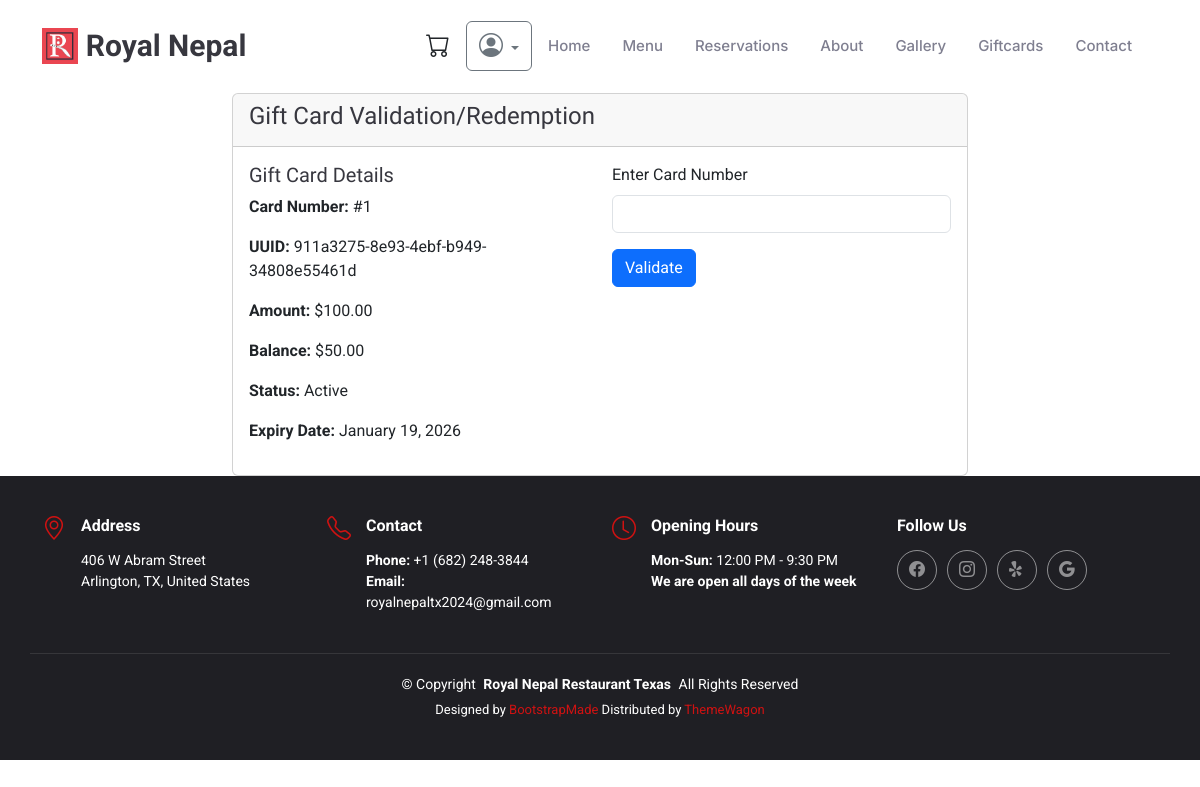
Screenshot of /giftcards/validate-redeem/1/ (signed in) with the database file from the repository.
### giftcards/models.py (models this page shows, shortened)
class GiftCard(models.Model):
    AMOUNT_CHOICES = [
        (Decimal('50.00'), '$50'),
        (Decimal('100.00'), '$100'),
        (Decimal('150.00'), '$150'),
        (Decimal('200.00'), '$200'),
        (Decimal('250.00'), '$250'),
    ]
    STATUS_CHOICES = [
        ('pending', 'Payment Pending'),
        ('active', 'Active'),
        ('redeemed', 'Fully Redeemed'),
        ('expired', 'Expired'),
        ('cancelled', 'Cancelled')
    ]
    card_number = models.PositiveIntegerField(unique=True)
    card_id = models.UUIDField(default=uuid.uuid4, unique=True, editable=False)
    purchaser = models.ForeignKey(
        User,
        on_delete=models.SET_NULL,
        null=True,
        related_name='purchased_giftcards_user'
    )
    amount = models.DecimalField(max_digits=10, decimal_places=2)
    balance = models.DecimalField(max_digits=10, decimal_places=2)
    recipient_name = models.CharField(max_length=100)
    recipient_email = models.EmailField()
    message = models.TextField(blank=True)
    status = models.CharField(max_length=20, choices=STATUS_CHOICES, default='pending')
    purchase_date = models.DateTimeField(auto_now_add=True)
    expiry_date = models.DateTimeField(null=True, blank=True)
    redeemed_by = models.ForeignKey(
        User,
        on_delete=models.SET_NULL,
        null=True,
        blank=True,
        related_name='redeemed_giftcards_user'
    )
    redeemed_date = models.DateTimeField(null=True, blank=True)
    class Meta:
        ordering = ['-purchase_date']

### giftcards/views.py (the view)
# urls.py: path('validate-redeem/<int:card_number>/', views.validate_redeem, name='validate_redeem'),
@login_required
def validate_redeem(request, card_number):
    giftcard = get_object_or_404(GiftCard, card_number=card_number)
    return render(request, 'giftcards/validate_redeem.html', {'giftcard': giftcard})

### giftcards/templates/giftcards/validate_redeem.html (shortened to what this page needs)
{% extends 'base.html' %}
{% load static %}
{% block content %}
<div class="container">
    <div class="row justify-content-center">
        <div class="col-md-8">
            <div class="card">
                <div class="card-header">
                    <h4>Gift Card Validation/Redemption</h4>
                </div>
                <div class="card-body">
                    <div class="row">
                        <div class="col-md-6">
                            <h5>Gift Card Details</h5>
                            <p><strong>Card Number:</strong> #{{ giftcard.card_number }}</p>
                            <p><strong>UUID:</strong> {{ giftcard.card_id }}</p>
                            <p><strong>Amount:</strong> ${{ giftcard.amount }}</p>
                            <p><strong>Balance:</strong> ${{ giftcard.balance }}</p>
                            <p><strong>Status:</strong> {{ giftcard.get_status_display }}</p>
                            <p><strong>Expiry Date:</strong> {{ giftcard.expiry_date|date:"F j, Y" }}</p>
                        </div>
                        <div class="col-md-6">
                            <form id="validateForm" class="mb-4">
                                <div class="mb-3">
                                    <label class="form-label">Enter Card Number</label>
                                    <input type="text" class="form-control" id="cardNumber" required>
                                </div>
                                <button type="submit" class="btn btn-primary">Validate</button>
                            </form>
                        </div>
                    </div>
                </div>
            </div>
        </div>
    </div>
</div>
{% endblock %}

### static/css/main.css (style rules this page uses)
:root { --default-font: "Roboto", system-ui, -apple-system, "Segoe UI", Roboto, "Helvetica Neue", Arial, "Noto Sans", "Liberation Sans", sans-serif, "Apple Color Emoji", "Segoe UI Emoji", "Segoe UI Symbol", "Noto Color Emoji"; --heading-font: "Amatic SC", sans-serif; --nav-font: "Inter", sans-serif; }
:root { --background-color: #ffffff; --default-color: #212529; --heading-color: #37373f; --accent-color: #ce1212; --surface-color: #ffffff; --contrast-color: #ffffff; }
:root { --nav-color: #7f7f90; --nav-hover-color: #ce1212; --nav-mobile-background-color: #ffffff; --nav-dropdown-background-color: #ffffff; --nav-dropdown-color: #7f7f90; --nav-dropdown-hover-color: #ce1212; }
:root { scroll-behavior: smooth; }
body { color: var(--default-color); background-color: var(--background-color); font-family: var(--default-font); }
h1, h2, h3, h4, h5, h6 { color: var(--heading-color); font-family: var(--heading-font); }

### rows the page displays
GiftCard: card_number "1", card_id "911a3275-8e93-4ebf-b949-34808e55461d", amount "100.00", balance "50.00", status "Active", expiry_date "January 19, 2026"
